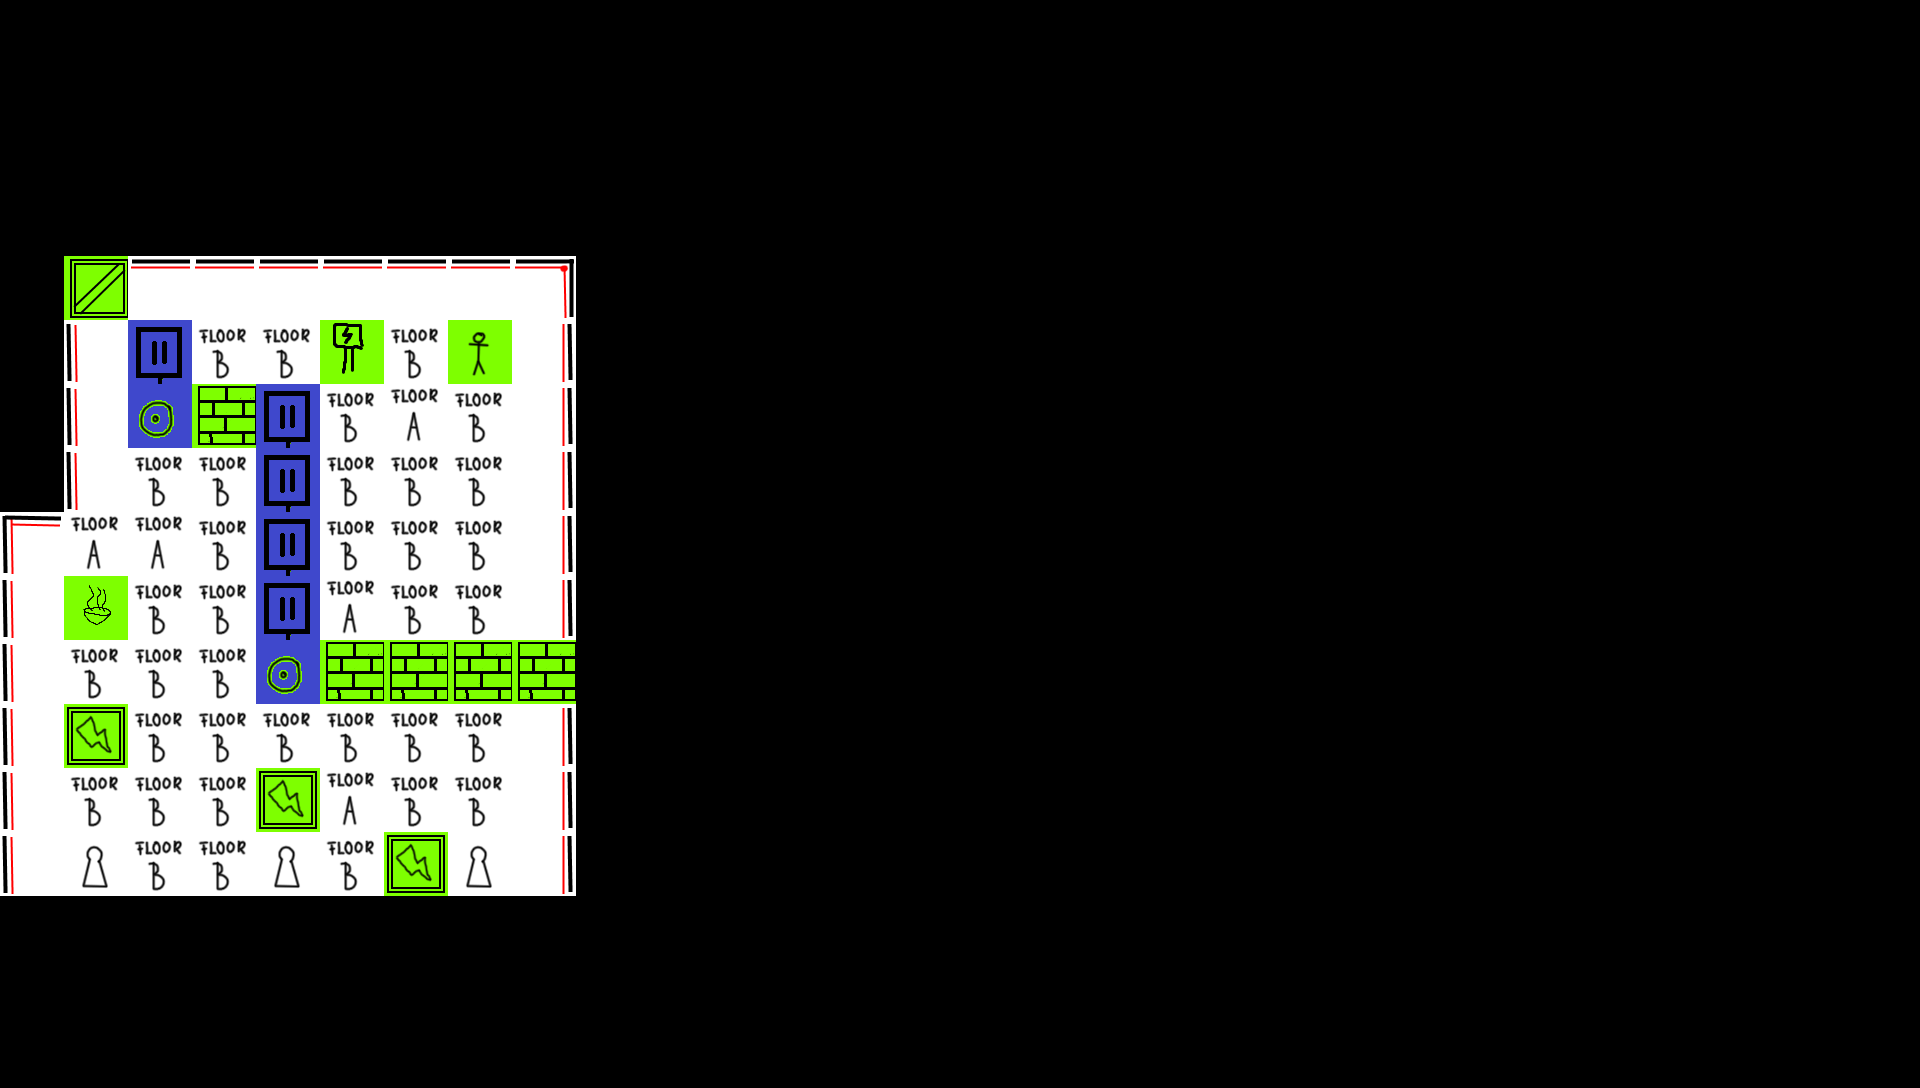

Tiled map render using the project's own tile images. Description and the whole map definition, tile-layer contents included, below:
An orthogonal 30x17 tile map with 64x64 px tiles, 2 tile layers (Tile Layer 1, Tile Layer 2), 2 tilesets and 10 objects.

<map version="1.0" orientation="orthogonal" renderorder="right-down" width="30" height="17" tilewidth="64" tileheight="64" nextobjectid="34">
 <tileset firstgid="1" name="Tileset" tilewidth="64" tileheight="64" tilecount="80">
  <image source="NewTileset.png" width="512" height="647" />
 </tileset>
 <tileset firstgid="81" name="Tileset" tilewidth="64" tileheight="64" tilecount="80">
  <image source="NewTileset.png" width="512" height="647" />
 </tileset>
 <layer name="Tile Layer 1" width="30" height="17">
  <data encoding="csv">
0,0,0,0,0,0,0,0,0,0,0,0,0,0,0,0,0,0,0,0,0,0,0,0,0,0,0,0,0,0,
0,0,0,0,0,0,0,0,0,0,0,0,0,0,0,0,0,0,0,0,0,0,0,0,0,0,0,0,0,0,
0,0,0,0,0,0,0,0,0,0,0,0,0,0,0,0,0,0,0,0,0,0,0,0,0,0,0,0,0,0,
0,0,0,0,0,0,0,0,0,0,0,0,0,0,0,0,0,0,0,0,0,0,0,0,0,0,0,0,0,0,
0,13,10,10,10,10,10,10,30,0,0,0,0,0,0,0,0,0,0,0,0,0,0,0,0,0,0,0,0,0,
0,9,0,2,2,1,2,1,11,0,0,0,0,0,0,0,0,0,0,0,0,0,0,0,0,0,0,0,0,0,
0,9,0,1,0,2,1,2,11,0,0,0,0,0,0,0,0,0,0,0,0,0,0,0,0,0,0,0,0,0,
0,9,2,2,0,2,2,2,11,0,0,0,0,0,0,0,0,0,0,0,0,0,0,0,0,0,0,0,0,0,
25,1,1,2,0,2,2,2,11,0,0,0,0,0,0,0,0,0,0,0,0,0,0,0,0,0,0,0,0,0,
9,1,2,2,0,1,2,2,11,0,0,0,0,0,0,0,0,0,0,0,0,0,0,0,0,0,0,0,0,0,
9,2,2,2,0,1,1,1,11,0,0,0,0,0,0,0,0,0,0,0,0,0,0,0,0,0,0,0,0,0,
9,1,2,2,2,2,2,2,11,0,0,0,0,0,0,0,0,0,0,0,0,0,0,0,0,0,0,0,0,0,
9,2,2,2,1,1,2,2,11,0,0,0,0,0,0,0,0,0,0,0,0,0,0,0,0,0,0,0,0,0,
9,6,2,2,6,2,1,6,11,0,0,0,0,0,0,0,0,0,0,0,0,0,0,0,0,0,0,0,0,0,
0,0,0,0,0,0,0,0,0,0,0,0,0,0,0,0,0,0,0,0,0,0,0,0,0,0,0,0,0,0,
0,0,0,0,0,0,0,0,0,0,0,0,0,0,0,0,0,0,0,0,0,0,0,0,0,0,0,0,0,0,
0,0,0,0,0,0,0,0,0,0,0,0,0,0,0,0,0,0,0,0,0,0,0,0,0,0,0,0,0,0
</data>
 </layer>
 <layer name="Tile Layer 2" width="30" height="17">
  <data encoding="csv">
0,0,0,0,0,0,0,0,0,0,0,0,0,0,0,0,0,0,0,0,0,0,0,0,0,0,0,0,0,0,
0,0,0,0,0,0,0,0,0,0,0,0,0,0,0,0,0,0,0,0,0,0,0,0,0,0,0,0,0,0,
0,0,0,0,0,0,0,0,0,0,0,0,0,0,0,0,0,0,0,0,0,0,0,0,0,0,0,0,0,0,
0,0,0,0,0,0,0,0,0,0,0,0,0,0,0,0,0,0,0,0,0,0,0,0,0,0,0,0,0,0,
0,35,0,0,0,0,0,0,0,0,0,0,0,0,0,0,0,0,0,0,0,0,0,0,0,0,0,0,0,0,
0,0,62,0,0,50,0,33,0,0,0,0,0,0,0,0,0,0,0,0,0,0,0,0,0,0,0,0,0,0,
0,0,59,40,62,0,0,0,0,0,0,0,0,0,0,0,0,0,0,0,0,0,0,0,0,0,0,0,0,0,
0,0,0,0,62,0,0,0,0,0,0,0,0,0,0,0,0,0,0,0,0,0,0,0,0,0,0,0,0,0,
0,0,0,0,62,0,0,0,0,0,0,0,0,0,0,0,0,0,0,0,0,0,0,0,0,0,0,0,0,0,
0,44,0,0,62,0,0,0,0,0,0,0,0,0,0,0,0,0,0,0,0,0,0,0,0,0,0,0,0,0,
0,0,0,0,59,40,40,40,40,0,0,0,0,0,0,0,0,0,0,0,0,0,0,0,0,0,0,0,0,0,
0,34,0,0,0,0,0,0,0,0,0,0,0,0,0,0,0,0,0,0,0,0,0,0,0,0,0,0,0,0,
0,0,0,0,34,0,0,0,0,0,0,0,0,0,0,0,0,0,0,0,0,0,0,0,0,0,0,0,0,0,
0,0,0,0,0,0,34,0,0,0,0,0,0,0,0,0,0,0,0,0,0,0,0,0,0,0,0,0,0,0,
0,0,0,0,0,0,0,0,0,0,0,0,0,0,0,0,0,0,0,0,0,0,0,0,0,0,0,0,0,0,
0,0,0,0,0,0,0,0,0,0,0,0,0,0,0,0,0,0,0,0,0,0,0,0,0,0,0,0,0,0,
0,0,0,0,0,0,0,0,0,0,0,0,0,0,0,0,0,0,0,0,0,0,0,0,0,0,0,0,0,0
</data>
 </layer>
 <objectgroup name="Object Layer 1">
  <object id="13" gid="66" x="640" y="960" width="64" height="64">
   <properties>
    <property name="Behaviour" value="1" />
    <property name="Distance" value="8" />
    <property name="Height" value="6.5" />
   </properties>
  </object>
  <object id="17" gid="76" x="392" y="456" width="64" height="64">
   <properties>
    <property name="A" value="120" />
    <property name="I" value="0.37" />
   </properties>
  </object>
  <object id="19" gid="76" x="143" y="589" width="64" height="64">
   <properties>
    <property name="A" value="120" />
    <property name="I" value="0.37" />
   </properties>
  </object>
  <object id="20" gid="76" x="325" y="842" width="64" height="64">
   <properties>
    <property name="A" value="120" />
    <property name="I" value="0.37" />
   </properties>
  </object>
  <object id="21" gid="70" x="320" y="640" width="64" height="64">
   <properties>
    <property name="T" value="1" />
    <property name="X" value="1" />
    <property name="Y" value="9" />
   </properties>
  </object>
  <object id="24" gid="67" x="0" y="576" width="64" height="64">
   <properties>
    <property name="Name" value="QuestItem2" />
   </properties>
  </object>
  <object id="27" gid="65" x="512" y="832" width="64" height="64">
   <properties>
    <property name="L" value="6" />
    <property name="O" value="3" />
   </properties>
  </object>
  <object id="31" gid="67" x="512" y="640" width="64" height="64">
   <properties>
    <property name="Name" value="DialogItem2" />
    <property name="Stay" value="0" />
    <property name="Text" value="Test report #143|This model is capable of impressive feats, but at a cost.|If it goes even a little over capacity, parts get fried.|The good news is, most damage is mostly limited to the|less valueable components." />
   </properties>
  </object>
  <object id="32" gid="73" x="330.845" y="650.287" width="64" height="64">
   <properties>
    <property name="inof" value="Activating the socket does triggers something." />
   </properties>
  </object>
  <object id="33" gid="73" x="73.9507" y="647.385" width="64" height="64">
   <properties>
    <property name="info" value="Arrows show fan blowing direction." />
   </properties>
  </object>
 </objectgroup>
</map>